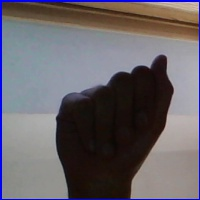
#> input picture images/asl_alphabet_train/A/A118.jpg, 200 x 200 px, given in place of C200.jpg, which was not available
$ python sobel_detector.py   (older library calls are emulated)
#> lines starting #> are read from the running program, lines starting #| are printed output that depends on the picture; pictures that were not available may be replaced by others from this repository, and a replacement may not be noted
import cv2
import numpy as np

# Open image
filenames = ['A/A200', 'A/A509', 'A/A747', 'A/A1000', 'A/A1797', 'A/A2249', 'A/A2995']
filenames = ['B/B200', 'B/B509', 'B/B747', 'B/B1000', 'B/B1797', 'B/B2249', 'B/B2995']
filenames = ['C/C200', 'C/C509', 'C/C747', 'C/C1000', 'C/C1797', 'C/C2249', 'C/C2995']

for filename in filenames:
  image = cv2.imread("./images/asl_alphabet_train/" + filename + ".jpg", cv2.IMREAD_GRAYSCALE)
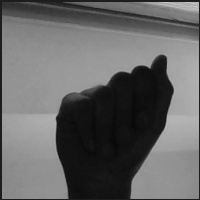
#> image: shape (200, 200); min 8, max 198, mean 101.8

  sobel_x = cv2.Sobel(image, cv2.CV_64F, 1, 0, ksize=5)
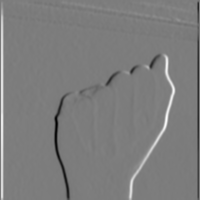
#> sobel_x: shape (200, 200) float64; min -7172, max 7475, mean 40.1; drawn with min black and max white
  sobel_y = cv2.Sobel(image, cv2.CV_64F, 0, 1, ksize=5)
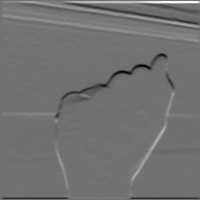
#> sobel_y: shape (200, 200) float64; min -6177, max 7643, mean 23.1; drawn with min black and max white

  magnitude = np.sqrt(sobel_x ** 2 + sobel_y ** 2)
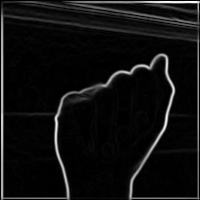
#> magnitude: shape (200, 200) float64; min 0, max 7643.8, mean 490.2; drawn with min black and max white
  result = (magnitude * 255 / magnitude.max()).astype(np.uint8)

  # Results
  filepath = './preprocessed/edge-detection/'
  # cv2.imwrite(filepath + filename + "_Canny.jpg", edges)
  # cv2.imwrite(filepath + filename + "_Original.jpg", image)
  cv2.imshow('Otsu', result)
  cv2.imshow('Original', image)
  cv2.waitKey(0)
#> pass 2 of the loop `for filename in filenames:`:
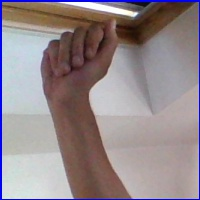
#> input picture images/asl_alphabet_train/A/A1472.jpg, 200 x 200 px, given in place of C509.jpg, which was not available
#> `sobel_y = cv2.Sobel(image, cv2.CV_64F, 0, 1, ksize=5)`:
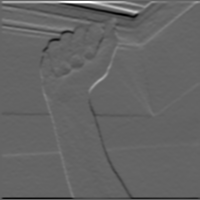
#> sobel_y: shape (200, 200) float64; min -7005, max 10788, mean 46.1; drawn with min black and max white
#> `magnitude = np.sqrt(sobel_x ** 2 + sobel_y ** 2)`:
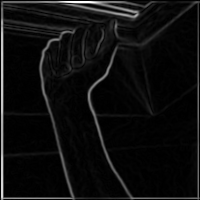
#> magnitude: shape (200, 200) float64; min 0, max 10788, mean 620; drawn with min black and max white
#> (the run stopped early here; a loop or call above may not have finished)
